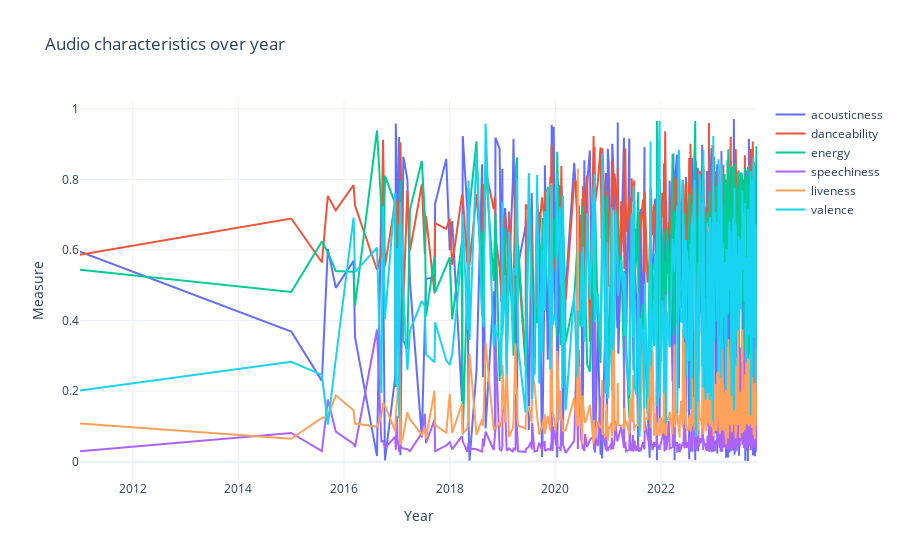

The code cell stored with this chart in its notebook:
### Code cell
columns = ["acousticness", "danceability", "energy", "speechiness", "liveness", "valence"]
fig = go.Figure()

for col in columns:
    x = df_vn_features.groupby("release_date")[col].mean()
    fig.add_trace(go.Scatter(x=x.index, y=x, mode='lines', name=col))

fig.update_layout(
    title='Audio characteristics over year',
    xaxis_title='Year',
    yaxis_title='Measure'
)

fig.show()

### Figure 1 — Plotly figure (JSON) as saved in the notebook; plotly's stock layout.template omitted (floating-point values rounded to 4 significant figures; data arrays with more than 128 entries replaced by an {"elided": "..."} marker saying what was removed)
{"data": [{"mode": "lines", "name": "acousticness", "type": "scatter", "x": {"elided": "399 str values"}, "y": {"elided": "399 float values"}}, {"mode": "lines", "name": "danceability", "type": "scatter", "x": {"elided": "399 str values"}, "y": {"elided": "399 float values"}}, {"mode": "lines", "name": "energy", "type": "scatter", "x": {"elided": "399 str values"}, "y": {"elided": "399 float values"}}, {"mode": "lines", "name": "speechiness", "type": "scatter", "x": {"elided": "399 str values"}, "y": {"elided": "399 float values"}}, {"mode": "lines", "name": "liveness", "type": "scatter", "x": {"elided": "399 str values"}, "y": {"elided": "399 float values"}}, {"mode": "lines", "name": "valence", "type": "scatter", "x": {"elided": "399 str values"}, "y": {"elided": "399 float values"}}], "layout": {"title": {"text": "Audio characteristics over year"}, "xaxis": {"title": {"text": "Year"}}, "yaxis": {"title": {"text": "Measure"}}}}
